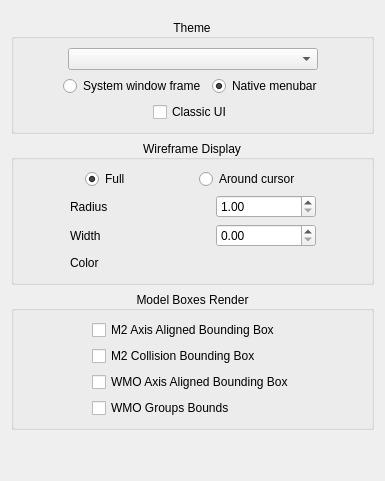
        <widget class="QWidget" name="tab_appearance">
         <attribute name="title">
          <string>Appearance</string>
         </attribute>
         <layout class="QVBoxLayout" name="verticalLayout_22">
          <item>
           <layout class="QVBoxLayout" name="verticalLayout_23">
            <property name="topMargin">
             <number>8</number>
            </property>
            <item>
             <widget class="QGroupBox" name="theme_box_2">
              <property name="title">
               <string>Theme</string>
              </property>
              <property name="alignment">
               <set>Qt::AlignmentFlag::AlignCenter</set>
              </property>
              <layout class="QVBoxLayout" name="verticalLayout_2">
               <item>
                <layout class="QHBoxLayout" name="horizontalLayout_43">
                 <item>
                  <spacer name="horizontalSpacer_18">
                   <property name="orientation">
                    <enum>Qt::Orientation::Horizontal</enum>
                   </property>
                   <property name="sizeHint" stdset="0">
                    <size>
                     <width>40</width>
                     <height>20</height>
                    </size>
                   </property>
                  </spacer>
                 </item>
                 <item>
                  <widget class="QComboBox" name="_theme">
                   <property name="sizePolicy">
                    <sizepolicy hsizetype="Expanding" vsizetype="Fixed">
                     <horstretch>0</horstretch>
                     <verstretch>0</verstretch>
                    </sizepolicy>
                   </property>
                   <property name="minimumSize">
                    <size>
                     <width>250</width>
                     <height>0</height>
                    </size>
                   </property>
                   <property name="sizeAdjustPolicy">
                    <enum>QComboBox::SizeAdjustPolicy::AdjustToContentsOnFirstShow</enum>
                   </property>
                  </widget>
                 </item>
                 <item>
                  <spacer name="horizontalSpacer_19">
                   <property name="orientation">
                    <enum>Qt::Orientation::Horizontal</enum>
                   </property>
                   <property name="sizeHint" stdset="0">
                    <size>
                     <width>40</width>
                     <height>20</height>
                    </size>
                   </property>
                  </spacer>
                 </item>
                </layout>
               </item>
               <item>
                <layout class="QHBoxLayout" name="horizontalLayout_3">
                 <item>
                  <spacer name="horizontalSpacer_16">
                   <property name="orientation">
                    <enum>Qt::Orientation::Horizontal</enum>
                   </property>
                   <property name="sizeHint" stdset="0">
                    <size>
                     <width>40</width>
                     <height>20</height>
                    </size>
                   </property>
                  </spacer>
                 </item>
                 <item>
                  <widget class="QRadioButton" name="_systemWindowFrame">
                   <property name="toolTip">
                    <string>&lt;html&gt;&lt;head/&gt;&lt;body&gt;&lt;p&gt;Turns on default system window frame instead of Noggit's styled one. Requires restart.&lt;/p&gt;&lt;p&gt;Warning: Can cause crash.&lt;/p&gt;&lt;/body&gt;&lt;/html&gt;</string>
                   </property>
                   <property name="text">
                    <string>System window frame</string>
                   </property>
                   <property name="checked">
                    <bool>false</bool>
                   </property>
                   <property name="autoExclusive">
                    <bool>false</bool>
                   </property>
                  </widget>
                 </item>
                 <item>
                  <widget class="QRadioButton" name="_nativeMenubar">
                   <property name="toolTip">
                    <string>Moves top menu to system's dedicated space for application menus. Supported by Mac OS and some other platforms. Requires restart.</string>
                   </property>
                   <property name="text">
                    <string>Native menubar</string>
                   </property>
                   <property name="checked">
                    <bool>true</bool>
                   </property>
                   <property name="autoExclusive">
                    <bool>false</bool>
                   </property>
                  </widget>
                 </item>
                 <item>
                  <spacer name="horizontalSpacer_17">
                   <property name="orientation">
                    <enum>Qt::Orientation::Horizontal</enum>
                   </property>
                   <property name="sizeHint" stdset="0">
                    <size>
                     <width>40</width>
                     <height>20</height>
                    </size>
                   </property>
                  </spacer>
                 </item>
                </layout>
               </item>
               <item>
                <layout class="QHBoxLayout" name="horizontalLayout_11">
                 <item>
                  <spacer name="horizontalSpacer_7">
                   <property name="orientation">
                    <enum>Qt::Orientation::Horizontal</enum>
                   </property>
                   <property name="sizeHint" stdset="0">
                    <size>
                     <width>40</width>
                     <height>20</height>
                    </size>
                   </property>
                  </spacer>
                 </item>
                 <item>
                  <widget class="QCheckBox" name="_classic_ui">
                   <property name="toolTip">
                    <string>&lt;html&gt;&lt;head/&gt;&lt;body&gt;&lt;p&gt;Disable the new secondary toolbars and moves the settings back to the tool panels.&lt;/p&gt;&lt;p&gt; Requires restart.&lt;/p&gt;&lt;/body&gt;&lt;/html&gt;</string>
                   </property>
                   <property name="text">
                    <string>Classic UI</string>
                   </property>
                  </widget>
                 </item>
                 <item>
                  <spacer name="horizontalSpacer_23">
                   <property name="orientation">
                    <enum>Qt::Orientation::Horizontal</enum>
                   </property>
                   <property name="sizeHint" stdset="0">
                    <size>
                     <width>40</width>
                     <height>20</height>
                    </size>
                   </property>
                  </spacer>
                 </item>
                </layout>
               </item>
              </layout>
             </widget>
            </item>
            <item>
             <layout class="QVBoxLayout" name="wireframeLayout_24">
              <item>
               <widget class="QGroupBox" name="groupBox_6">
                <property name="title">
                 <string>Wireframe Display</string>
                </property>
                <property name="alignment">
                 <set>Qt::AlignmentFlag::AlignCenter</set>
                </property>
                <layout class="QHBoxLayout" name="horizontalLayout_44">
                 <item>
                  <layout class="QVBoxLayout" name="verticalLayout_25">
                   <item>
                    <layout class="QHBoxLayout" name="horizontalLayout_45">
                     <item>
                      <spacer name="horizontalSpacer_29">
                       <property name="orientation">
                        <enum>Qt::Orientation::Horizontal</enum>
                       </property>
                       <property name="sizeHint" stdset="0">
                        <size>
                         <width>40</width>
                         <height>20</height>
                        </size>
                       </property>
                      </spacer>
                     </item>
                     <item>
                      <widget class="QRadioButton" name="radio_wire_full">
                       <property name="text">
                        <string>Full</string>
                       </property>
                       <property name="checked">
                        <bool>true</bool>
                       </property>
                       <property name="autoExclusive">
                        <bool>true</bool>
                       </property>
                       <attribute name="buttonGroup">
                        <string notr="true">_wireframe_type_group</string>
                       </attribute>
                      </widget>
                     </item>
                     <item>
                      <spacer name="horizontalSpacer_30">
                       <property name="orientation">
                        <enum>Qt::Orientation::Horizontal</enum>
                       </property>
                       <property name="sizeHint" stdset="0">
                        <size>
                         <width>40</width>
                         <height>20</height>
                        </size>
                       </property>
                      </spacer>
                     </item>
                     <item>
                      <widget class="QRadioButton" name="radio_wire_cursor">
                       <property name="enabled">
                        <bool>true</bool>
                       </property>
                       <property name="text">
                        <string>Around cursor</string>
                       </property>
                       <property name="autoExclusive">
                        <bool>true</bool>
                       </property>
                       <attribute name="buttonGroup">
                        <string notr="true">_wireframe_type_group</string>
                       </attribute>
                      </widget>
                     </item>
                     <item>
                      <spacer name="horizontalSpacer_31">
                       <property name="orientation">
                        <enum>Qt::Orientation::Horizontal</enum>
                       </property>
                       <property name="sizeHint" stdset="0">
                        <size>
                         <width>40</width>
                         <height>20</height>
                        </size>
                       </property>
                      </spacer>
                     </item>
                    </layout>
                   </item>
                   <item>
                    <layout class="QHBoxLayout" name="horizontalLayout_46">
                     <item>
                      <spacer name="horizontalSpacer_32">
                       <property name="orientation">
                        <enum>Qt::Orientation::Horizontal</enum>
                       </property>
                       <property name="sizeHint" stdset="0">
                        <size>
                         <width>40</width>
                         <height>20</height>
                        </size>
                       </property>
                      </spacer>
                     </item>
                     <item>
                      <widget class="QLabel" name="label_29">
                       <property name="minimumSize">
                        <size>
                         <width>140</width>
                         <height>0</height>
                        </size>
                       </property>
                       <property name="text">
                        <string>Radius</string>
                       </property>
                      </widget>
                     </item>
                     <item>
                      <widget class="QDoubleSpinBox" name="_wireframe_radius">
                       <property name="minimumSize">
                        <size>
                         <width>100</width>
                         <height>0</height>
                        </size>
                       </property>
                       <property name="toolTip">
                        <string>real radius = cursor radius * wireframe radius</string>
                       </property>
                       <property name="minimum">
                        <double>1.000000000000000</double>
                       </property>
                       <property name="maximum">
                        <double>100.000000000000000</double>
                       </property>
                      </widget>
                     </item>
                     <item>
                      <spacer name="horizontalSpacer_33">
                       <property name="orientation">
                        <enum>Qt::Orientation::Horizontal</enum>
                       </property>
                       <property name="sizeHint" stdset="0">
                        <size>
                         <width>40</width>
                         <height>20</height>
                        </size>
                       </property>
                      </spacer>
                     </item>
                    </layout>
                   </item>
                   <item>
                    <layout class="QHBoxLayout" name="horizontalLayout_47">
                     <item>
                      <spacer name="horizontalSpacer_34">
                       <property name="orientation">
                        <enum>Qt::Orientation::Horizontal</enum>
                       </property>
                       <property name="sizeHint" stdset="0">
                        <size>
                         <width>40</width>
                         <height>20</height>
                        </size>
                       </property>
                      </spacer>
                     </item>
                     <item>
                      <widget class="QLabel" name="label_30">
                       <property name="minimumSize">
                        <size>
                         <width>140</width>
                         <height>0</height>
                        </size>
                       </property>
                       <property name="text">
                        <string>Width</string>
                       </property>
                      </widget>
                     </item>
                     <item>
                      <widget class="QDoubleSpinBox" name="_wireframe_width">
                       <property name="minimumSize">
                        <size>
                         <width>100</width>
                         <height>0</height>
                        </size>
                       </property>
                       <property name="maximum">
                        <double>10.000000000000000</double>
                       </property>
                       <property name="singleStep">
                        <double>0.100000000000000</double>
                       </property>
                      </widget>
                     </item>
                     <item>
                      <spacer name="horizontalSpacer_35">
                       <property name="orientation">
                        <enum>Qt::Orientation::Horizontal</enum>
                       </property>
                       <property name="sizeHint" stdset="0">
                        <size>
                         <width>40</width>
                         <height>20</height>
                        </size>
                       </property>
                      </spacer>
                     </item>
                    </layout>
                   </item>
                   <item>
                    <layout class="QHBoxLayout" name="horizontalLayout_48">
                     <item>
                      <spacer name="horizontalSpacer_36">
                       <property name="orientation">
                        <enum>Qt::Orientation::Horizontal</enum>
                       </property>
                       <property name="sizeHint" stdset="0">
                        <size>
                         <width>40</width>
                         <height>20</height>
                        </size>
                       </property>
                      </spacer>
                     </item>
                     <item>
                      <widget class="QLabel" name="label_31">
                       <property name="minimumSize">
                        <size>
                         <width>140</width>
                         <height>0</height>
                        </size>
                       </property>
                       <property name="text">
                        <string>Color</string>
                       </property>
                      </widget>
                     </item>
                     <item>
                      <widget class="color_widgets::ColorSelector" name="_wireframe_color" native="true">
                       <property name="minimumSize">
                        <size>
                         <width>100</width>
                         <height>0</height>
                        </size>
                       </property>
                      </widget>
                     </item>
                     <item>
                      <spacer name="horizontalSpacer_37">
                       <property name="orientation">
                        <enum>Qt::Orientation::Horizontal</enum>
                       </property>
                       <property name="sizeHint" stdset="0">
                        <size>
                         <width>40</width>
                         <height>20</height>
                        </size>
                       </property>
                      </spacer>
                     </item>
                    </layout>
                   </item>
                  </layout>
                 </item>
                </layout>
               </widget>
              </item>
             </layout>
            </item>
            <item>
             <widget class="QGroupBox" name="model_renderBox_4">
              <property name="title">
               <string>Model Boxes Render</string>
              </property>
              <property name="alignment">
               <set>Qt::AlignmentFlag::AlignCenter</set>
              </property>
              <layout class="QHBoxLayout" name="horizontalLayout_18">
               <item>
                <spacer name="horizontalSpacer_27">
                 <property name="orientation">
                  <enum>Qt::Orientation::Horizontal</enum>
                 </property>
                 <property name="sizeHint" stdset="0">
                  <size>
                   <width>40</width>
                   <height>20</height>
                  </size>
                 </property>
                </spacer>
               </item>
               <item>
                <layout class="QVBoxLayout" name="verticalLayout_10">
                 <item>
                  <widget class="QCheckBox" name="_m2_aabb_2">
                   <property name="text">
                    <string>M2 Axis Aligned Bounding Box</string>
                   </property>
                  </widget>
                 </item>
                 <item>
                  <widget class="QCheckBox" name="_m2_coll_bb">
                   <property name="text">
                    <string>M2 Collision Bounding Box</string>
                   </property>
                  </widget>
                 </item>
                 <item>
                  <widget class="QCheckBox" name="_wmo_aabb">
                   <property name="text">
                    <string>WMO Axis Aligned Bounding Box</string>
                   </property>
                  </widget>
                 </item>
                 <item>
                  <widget class="QCheckBox" name="_wmo_group_bounds">
                   <property name="text">
                    <string>WMO Groups Bounds</string>
                   </property>
                  </widget>
                 </item>
                </layout>
               </item>
               <item>
                <spacer name="horizontalSpacer_28">
                 <property name="orientation">
                  <enum>Qt::Orientation::Horizontal</enum>
                 </property>
                 <property name="sizeHint" stdset="0">
                  <size>
                   <width>40</width>
                   <height>20</height>
                  </size>
                 </property>
                </spacer>
               </item>
              </layout>
             </widget>
            </item>
            <item>
             <spacer name="verticalSpacer_3">
              <property name="orientation">
               <enum>Qt::Orientation::Vertical</enum>
              </property>
              <property name="sizeHint" stdset="0">
               <size>
                <width>20</width>
                <height>40</height>
               </size>
              </property>
             </spacer>
            </item>
           </layout>
          </item>
         </layout>
        </widget>
